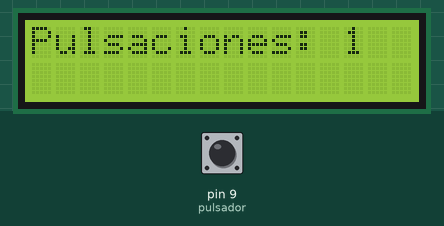
Bench run of a sketch on a simulated Arduino Mega 2560, built with avr-gcc and run on an emulated ATmega2560. Parts: 16×2 character LCD. The inputs (shaded band) are chosen by the test bench; at power-on: pin 9 (pulsador) HIGH. What the sketch prints to the serial monitor is not drawn.

Above: at 1.2 s.
1.3 s: pin 9 (pulsador) pulled LOW for 0.15 s
At 2.1 s:
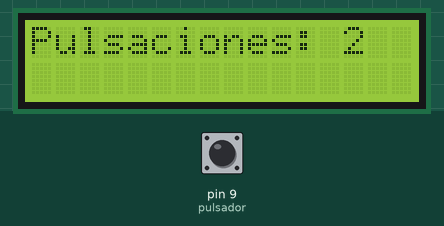
2.9 s: pin 9 (pulsador) pulled LOW for 1 s
At 4.5 s:
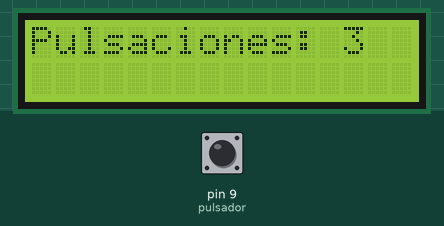
5.4 s: pin 9 (pulsador) pulled LOW for 0.15 s
At 6.4 s:
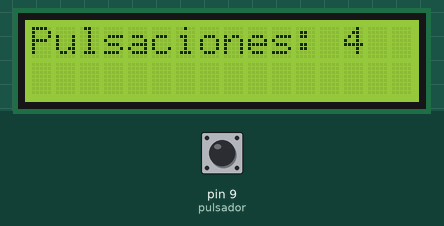
7.0 s: pin 9 (pulsador) pulled LOW for 1 s
At 8.9 s:
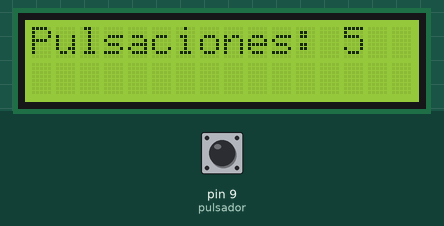
Timing chart, 0 to 10.4 s (numbered marks = the images above; inputs shaded):
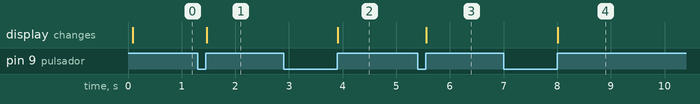

Measured:
- after the input at 1.3 s, the display: changes after 0.16 s (image 1)
- after the input at 2.9 s, the display: changes after 1.0 s (image 2)
- after the input at 5.4 s, the display: changes after 0.16 s (image 3)
- after the input at 7.0 s, the display: changes after 1.0 s (image 4)

The sketch:

contador_de_pulsos.ino
```cpp
/*

*/
#include <Wire.h>
#include <LCD.h>
#include <LiquidCrystal_I2C.h>
#define I2C_ADDR    0x27
#include <SoftwareSerial.h>
LiquidCrystal_I2C             lcd(I2C_ADDR,2, 1, 0, 4, 5, 6, 7);
#include "Print.h"

  const int pulsador = 9; // Entrada digital para el pulsador
  const int tiempoAntirrebote = 10; // tiempo en ms para evitar el rebote
  int cuenta = 0;
  int estadoBoton;
  int estadoBotonAnterior;

  // Función que evita el rebote del pulsador
  boolean antirrebote(int pin){
    int contador = 0;
    boolean estado;
    boolean estadoAnterior;
    do {
      estado = digitalRead(pin);
      if(estado != estadoAnterior) {
        contador = 0;
        estadoAnterior = estado;}
      else {
        contador = contador+ 1;  }
      delay(1);
    } while(contador < tiempoAntirrebote);
    return estado;
  }


  void setup()
  {
    Serial.begin(9600);  // Configura la velocidad de la comunicación serie
    lcd.begin(16,2);   // Inicializa el LCD para 16x2
    lcd.backlight(); // LED de fondo encendido (backlight)

    pinMode(pulsador, INPUT); // PIN digital del pulsador como entrada

    // Presentamos datos por el LCD
    lcd.clear();
    lcd.setCursor(0,0);
    lcd.print("Pulsaciones: ");
  }

  void loop()
  {
    estadoBoton = digitalRead(pulsador);

    if(estadoBoton != estadoBotonAnterior)
    {
      if(antirrebote(pulsador))
      {
        cuenta++;
        lcd.setCursor(13,0);
        lcd.print(cuenta);  // Se muestra a través del LCD el nº de veces que presionamos el pulsador
        Serial.println(cuenta);
      }
    }
    estadoBotonAnterior = estadoBoton;
  }
```
